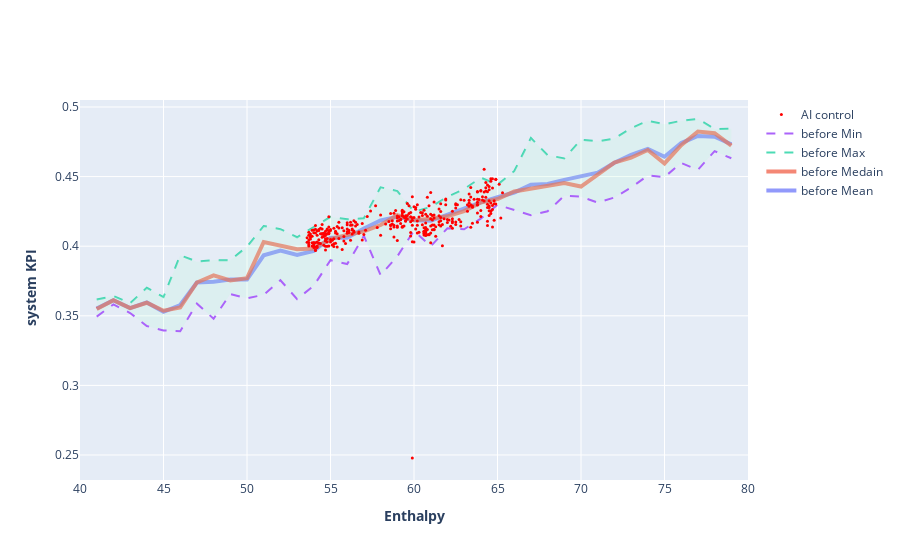

Source (notebook cell):
### Code cell
Ms,Ai,Max,Min,Mds = [],[],[],[],[]


for WB in np.linspace(40,80,41):

    before = df[df.Datetime < '2022/10/28']
    before.Enthalpy = round(before.Enthalpy,1)
    Ms.append(np.mean(before[before.Enthalpy==round(WB,0)].system_KPI))
    Max.append(before[before.Enthalpy==round(WB,0)].system_KPI.max())
    Min.append(before[before.Enthalpy==round(WB,0)].system_KPI.min())
    Mds.append(np.median(before[before.Enthalpy==round(WB,0)].system_KPI))

    after = df[df.Datetime >= '2022/10/29']
    after.Enthalpy = round(after.Enthalpy,1)
    ahter_rh = after[after.Enthalpy==round(WB,1)]
    Ai.append(np.mean(ahter_rh.system_KPI))

layout = go.Layout(
    # title="{}".format(self.df_last.Datetime),
    yaxis=YAxis(
        title="<b> system KPI</b>"
    ),
    xaxis=dict(
        title="<b>Enthalpy</b>"
    ),
)
fig =  go.Figure(layout=layout)
fig.add_trace(
    go.Scatter(
        x = np.linspace(40,80,41),
        y = Ms,
        name = 'before Mean',
        # mode='markers',
        opacity=0.7,
        marker=dict(
            # color='LightSkyBlue',
            size=3),
        line = dict(
            # color='royalblue', 
            width=4, 
            # dash='dash'
            )
    ))

fig.add_trace(
    go.Scatter(
        x = np.linspace(40,80,41),
        y = Mds,
        name = 'before Medain',
        # mode='markers',
        opacity=0.7,
        marker=dict(
            # color='LightSkyBlue',
            size=3),
        line = dict(
            # color='royalblue', 
            width=4, 
            # dash='dash'
            )
    ))

fig.add_trace(
    go.Scatter(
        x = np.linspace(40,80,41),
        y = Max,
        name = 'before Max',
        # mode='markers',
        opacity=0.7,
        marker=dict(
            # color='LightSkyBlue',
            size=3),
        line = dict(
            # color='royalblue', 
            # width=4, 
            dash='dash')
    ))


fig.add_trace(
    go.Scatter(
        x = np.linspace(40,80,41),
        y = Min,
        name = 'before Min',
        # mode='markers',
        opacity=0.7,
        marker=dict(
            # color='LightSkyBlue',
            size=3),
        line = dict(
            # color='royalblue', 
            # width=4, 
            dash='dash')
    ))

fig.add_trace(go.Scatter(
     x = np.linspace(40,80,41),
     y = Max,
    fill='tonexty',
    fillcolor='rgba(184, 247, 212,0.2)',
    line_color='rgba(255,255,255,0)',
    showlegend=False,
    name='Ideal',
))

fig.add_trace(
    go.Scatter(
        x = after.Enthalpy,
        y = after.system_KPI,
        mode='markers',
        opacity=1,
        marker=dict(
            color='red',
            size=3),
        # line = dict(
        #     # color='royalblue', 
        #     width=4, 
        #     # dash='dash'
        #     ),
            
        name = 'AI control',
        
    ))

### Figure 1 — Plotly figure (JSON) as saved in the notebook; plotly's stock layout.template omitted (floating-point values rounded to 4 significant figures; data arrays with more than 128 entries replaced by an {"elided": "..."} marker saying what was removed)
{"data": [{"line": {"width": 4}, "marker": {"size": 3}, "name": "before Mean", "opacity": 0.7, "type": "scatter", "x": [40, 41, 42, 43, 44, 45, 46, 47, 48, 49, 50, 51, 52, 53, 54, 55, 56, 57, 58, 59, 60, 61, 62, 63, 64, 65, 66, 67, 68, 69, 70, 71, 72, 73, 74, 75, 76, 77, 78, 79, 80], "y": [null, 0.3552, 0.3612, 0.3555, 0.3596, 0.3529, 0.3578, 0.3739, 0.3745, 0.3761, 0.376, 0.3935, 0.3969, 0.3938, 0.3966, 0.406, 0.406, 0.4126, 0.4186, 0.4211, 0.4186, 0.4182, 0.4227, 0.4269, 0.4315, 0.4352, 0.4386, 0.4442, 0.4447, 0.4476, 0.4499, 0.4528, 0.4599, 0.4657, 0.4699, 0.4643, 0.4741, 0.4792, 0.4786, 0.4732, null]}, {"line": {"width": 4}, "marker": {"size": 3}, "name": "before Medain", "opacity": 0.7, "type": "scatter", "x": [40, 41, 42, 43, 44, 45, 46, 47, 48, 49, 50, 51, 52, 53, 54, 55, 56, 57, 58, 59, 60, 61, 62, 63, 64, 65, 66, 67, 68, 69, 70, 71, 72, 73, 74, 75, 76, 77, 78, 79, 80], "y": [null, 0.3549, 0.3612, 0.3555, 0.3594, 0.3537, 0.3559, 0.3739, 0.3791, 0.3754, 0.377, 0.403, 0.4007, 0.3978, 0.3984, 0.4052, 0.408, 0.4107, 0.4152, 0.4222, 0.4187, 0.4197, 0.4215, 0.4252, 0.4314, 0.4338, 0.4393, 0.4414, 0.4434, 0.4453, 0.4429, 0.4519, 0.4601, 0.4636, 0.4691, 0.4594, 0.4726, 0.4824, 0.4812, 0.4722, null]}, {"line": {"dash": "dash"}, "marker": {"size": 3}, "name": "before Max", "opacity": 0.7, "type": "scatter", "x": [40, 41, 42, 43, 44, 45, 46, 47, 48, 49, 50, 51, 52, 53, 54, 55, 56, 57, 58, 59, 60, 61, 62, 63, 64, 65, 66, 67, 68, 69, 70, 71, 72, 73, 74, 75, 76, 77, 78, 79, 80], "y": [null, 0.3617, 0.3642, 0.359, 0.3701, 0.3634, 0.3935, 0.3889, 0.39, 0.3898, 0.3997, 0.4145, 0.4122, 0.4064, 0.4136, 0.4211, 0.4193, 0.4201, 0.4423, 0.4396, 0.4248, 0.4282, 0.4354, 0.441, 0.4492, 0.4441, 0.4538, 0.4777, 0.4654, 0.463, 0.4764, 0.4753, 0.4773, 0.4847, 0.4901, 0.4876, 0.4901, 0.4914, 0.4842, 0.4843, null]}, {"line": {"dash": "dash"}, "marker": {"size": 3}, "name": "before Min", "opacity": 0.7, "type": "scatter", "x": [40, 41, 42, 43, 44, 45, 46, 47, 48, 49, 50, 51, 52, 53, 54, 55, 56, 57, 58, 59, 60, 61, 62, 63, 64, 65, 66, 67, 68, 69, 70, 71, 72, 73, 74, 75, 76, 77, 78, 79, 80], "y": [null, 0.3494, 0.3582, 0.352, 0.3426, 0.3395, 0.3389, 0.3587, 0.3479, 0.3657, 0.3626, 0.3651, 0.3755, 0.362, 0.3716, 0.39, 0.3872, 0.4075, 0.3791, 0.3927, 0.4112, 0.3999, 0.4129, 0.4121, 0.4198, 0.4298, 0.426, 0.4222, 0.425, 0.4362, 0.4356, 0.4313, 0.435, 0.4421, 0.4508, 0.4497, 0.4598, 0.4548, 0.4683, 0.4632, null]}, {"fill": "tonexty", "fillcolor": "rgba(184, 247, 212,0.2)", "line": {"color": "rgba(255,255,255,0)"}, "name": "Ideal", "showlegend": false, "type": "scatter", "x": [40, 41, 42, 43, 44, 45, 46, 47, 48, 49, 50, 51, 52, 53, 54, 55, 56, 57, 58, 59, 60, 61, 62, 63, 64, 65, 66, 67, 68, 69, 70, 71, 72, 73, 74, 75, 76, 77, 78, 79, 80], "y": [null, 0.3617, 0.3642, 0.359, 0.3701, 0.3634, 0.3935, 0.3889, 0.39, 0.3898, 0.3997, 0.4145, 0.4122, 0.4064, 0.4136, 0.4211, 0.4193, 0.4201, 0.4423, 0.4396, 0.4248, 0.4282, 0.4354, 0.441, 0.4492, 0.4441, 0.4538, 0.4777, 0.4654, 0.463, 0.4764, 0.4753, 0.4773, 0.4847, 0.4901, 0.4876, 0.4901, 0.4914, 0.4842, 0.4843, null]}, {"marker": {"color": "red", "size": 3}, "mode": "markers", "name": "AI control", "opacity": 1, "type": "scatter", "x": {"elided": "347 float values"}, "y": {"elided": "347 float values"}}], "layout": {"xaxis": {"title": {"text": "<b>Enthalpy</b>"}}, "yaxis": {"title": {"text": "<b> system KPI</b>"}}}}
